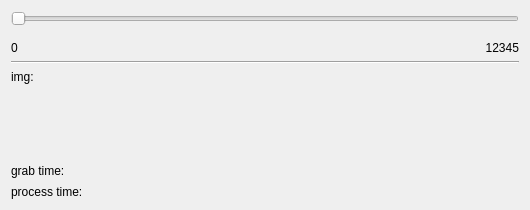
<?xml version="1.0" encoding="UTF-8"?>
<ui version="4.0">
 <class>JumpToDialog</class>
 <widget class="QDialog" name="JumpToDialog">
  <property name="geometry">
   <rect>
    <x>0</x>
    <y>0</y>
    <width>530</width>
    <height>210</height>
   </rect>
  </property>
  <property name="windowTitle">
   <string>Sequence Controls</string>
  </property>
  <layout class="QGridLayout" name="gridLayout">
   <item row="0" column="0">
    <layout class="QVBoxLayout" name="verticalLayout">
     <property name="spacing">
      <number>15</number>
     </property>
     <property name="sizeConstraint">
      <enum>QLayout::SetDefaultConstraint</enum>
     </property>
     <item>
      <widget class="QSlider" name="m_slider">
       <property name="enabled">
        <bool>false</bool>
       </property>
       <property name="orientation">
        <enum>Qt::Horizontal</enum>
       </property>
       <property name="tickPosition">
        <enum>QSlider::NoTicks</enum>
       </property>
       <property name="tickInterval">
        <number>1</number>
       </property>
      </widget>
     </item>
     <item>
      <layout class="QHBoxLayout" name="horizontalLayout">
       <property name="sizeConstraint">
        <enum>QLayout::SetDefaultConstraint</enum>
       </property>
       <item>
        <widget class="QLabel" name="m_labelCurrent">
         <property name="enabled">
          <bool>true</bool>
         </property>
         <property name="text">
          <string>0</string>
         </property>
         <property name="alignment">
          <set>Qt::AlignLeading|Qt::AlignLeft|Qt::AlignVCenter</set>
         </property>
        </widget>
       </item>
       <item>
        <widget class="QLabel" name="m_labelMax">
         <property name="text">
          <string>12345</string>
         </property>
         <property name="alignment">
          <set>Qt::AlignRight|Qt::AlignTrailing|Qt::AlignVCenter</set>
         </property>
        </widget>
       </item>
      </layout>
     </item>
    </layout>
   </item>
   <item row="1" column="0">
    <widget class="Line" name="line">
     <property name="orientation">
      <enum>Qt::Horizontal</enum>
     </property>
    </widget>
   </item>
   <item row="2" column="0">
    <layout class="QVBoxLayout" name="verticalLayout_2">
     <property name="spacing">
      <number>7</number>
     </property>
     <item>
      <widget class="QLabel" name="m_imgLabel">
       <property name="sizePolicy">
        <sizepolicy hsizetype="Preferred" vsizetype="Expanding">
         <horstretch>0</horstretch>
         <verstretch>0</verstretch>
        </sizepolicy>
       </property>
       <property name="text">
        <string>img:</string>
       </property>
       <property name="alignment">
        <set>Qt::AlignLeading|Qt::AlignLeft|Qt::AlignTop</set>
       </property>
       <property name="wordWrap">
        <bool>true</bool>
       </property>
      </widget>
     </item>
     <item>
      <widget class="QLabel" name="m_grabLabel">
       <property name="text">
        <string>grab time:</string>
       </property>
      </widget>
     </item>
     <item>
      <widget class="QLabel" name="m_processLabel">
       <property name="text">
        <string>process time:</string>
       </property>
      </widget>
     </item>
    </layout>
   </item>
  </layout>
 </widget>
 <resources/>
 <connections/>
</ui>
